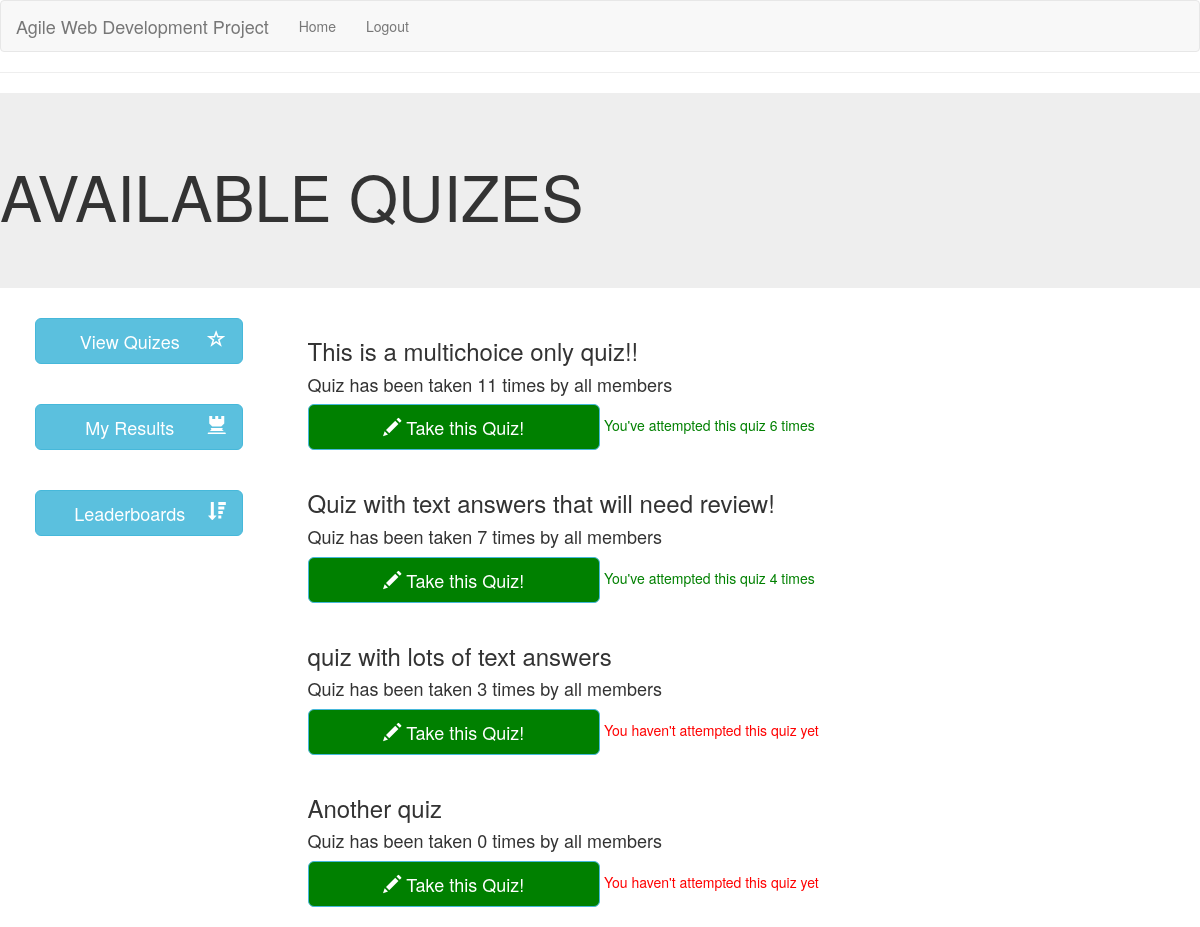
The app's page /view_quizes (signed in) with its own data.
### app/models.py (models this page shows)
class Qset(db.Model):
    id = db.Column(db.Integer, primary_key=True)
    title = db.Column(db.String(128))
    is_active = db.Column(db.Boolean)

### app/routes.py (the view)
@app.route('/view_quizes')
def view_quizes():
    quizes = Qset.query.filter_by(is_active=True).all()
    attempts = []
    user_attempts = []
    for q in quizes:
        attempts_check = Attempts.query.filter_by(qset_id=q.id).all()
        user_check = Attempts.query.filter_by(qset_id=q.id, user_id=current_user.id).all()
        attempts.append(len(attempts_check))
        user_attempts.append(len(user_check))
        print(len(user_check))
    return render_template('view_quizes.html', title='Available Quizes', quizes=quizes, attempts=attempts, user_attempts=user_attempts)

### app/models.py (called while the page is built)
@login.user_loader
def load_user(id):
    return User.query.get(int(id))

### app/templates/view_quizes.html
{% extends "base.html" %}
{% block content %}
<div class="jumbotron">
    <h1>AVAILABLE QUIZES</h1>
</div>
<div class="row">
    <div class="col-sm-3">
        {% include 'side_menu.html' %}
    </div>
    <div class="col-sm-6">
        {% set count = namespace(value=0) %}
        {% for quiz in quizes %}
            {% if quiz.is_active %}
                <h3>{{ quiz.title }}</h3>
                <h4>Quiz has been taken {{ attempts[count.value] }} times by all members</h4>
                <a href="{{ url_for('take_quiz')}}?quiz={{ quiz.id }}" class="btn btn-info btn-lg" style="background-color: green; width: 50%;">
                    <span class="glyphicon glyphicon-pencil"></span> Take this Quiz!
                </a>
                {% if user_attempts[count.value] > 0 %}
                    <span style="color: green;">You've attempted this quiz {{ user_attempts[count.value] }} times</span>
                {% else %}
                    <span style="color: red;">You haven't attempted this quiz yet</span>
                {% endif %}
                <br>
                <br>
            {% endif %}
            {% set count.value = count.value + 1 %}
        {% endfor %}
    </div>
    <div class="col-sm-3">
    </div>
</div>
{% endblock %}

### records on screen
Qset: title "This is a multichoice only quiz!!", attempts "11", user_attempts "6"
Qset: title "Quiz with text answers that will need review!", attempts "7", user_attempts "4"
Qset: title "quiz with lots of text answers", id "3", shows "You haven't attempted this quiz yet"
Qset: title "Another quiz", attempts "0", shows "You haven't attempted this quiz yet"
